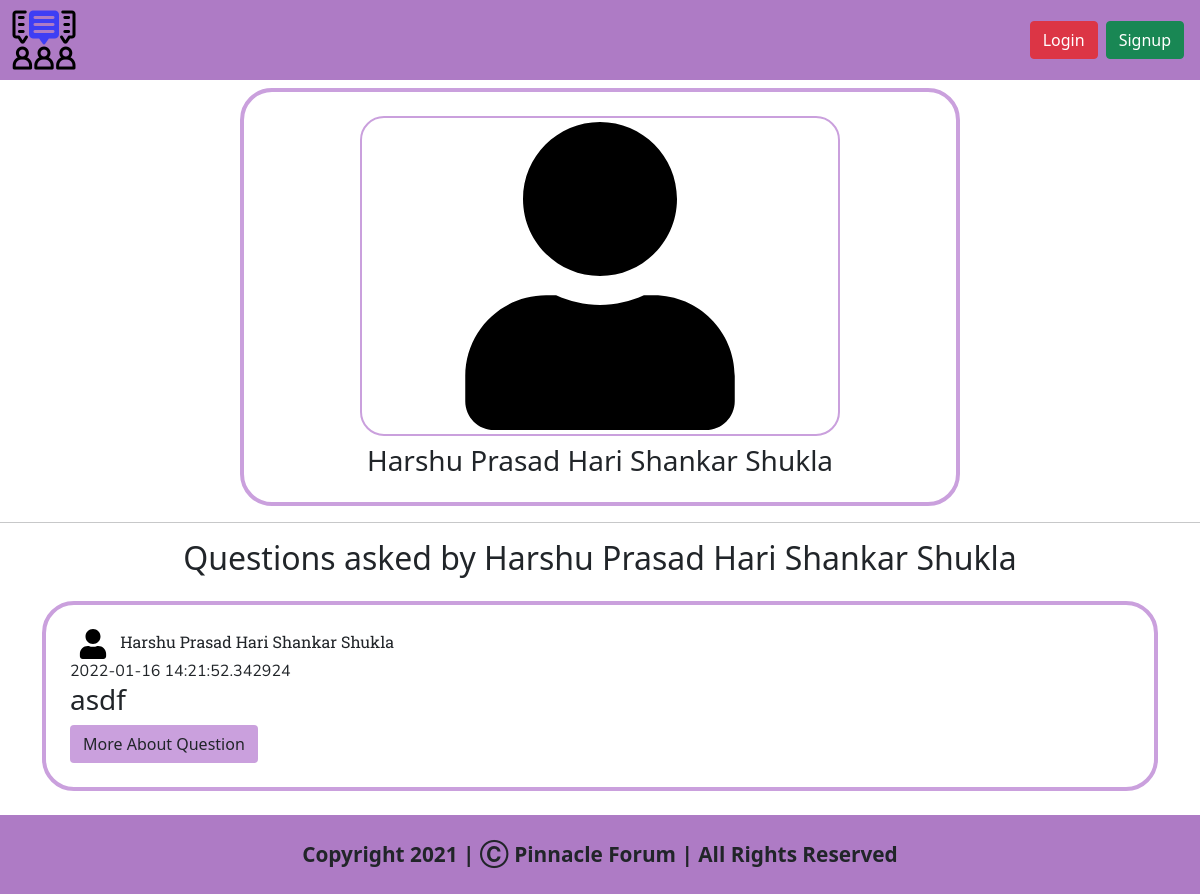
/profile/4be48ece316d4c958a0eef7aac9f994c, run on the app's committed database.
### views/models.py (models this page shows, shortened)
class User(db.Model, UserMixin):
    userName = db.Column(db.String(1000),primary_key=True)
    realNameOfUser = db.Column(db.String(250),nullable=False)
    emailOfUser = db.Column(db.String(250),nullable=False,unique=True) #Adding unique=True to add only unique emails in database
    passwordOfUser = db.Column(db.String(1000),nullable=False)

class Question(db.Model):
    questionId = db.Column(db.String(1000),primary_key=True)
    questionTitle = db.Column(db.String(250),nullable=False)
    questionDescription = db.Column(db.String(250000),nullable=False)
    userNameOfAsker = db.Column(db.String(1000),nullable=False)
    realNameOfAsker = db.Column(db.String(250),nullable=False)
    categoryId = db.Column(db.String(300),nullable=False)
    dateNow = db.Column(db.DateTime,default=datetime.utcnow())

### views/profile.py (the view, shortened to what this page needs)
@profile.route('/<string:profileId>',methods=['GET','POST'])
def profilePageFunction(profileId):
    userObject = User.query.filter_by(userName=profileId).first()
    userQuestions = Question.query.filter_by(userNameOfAsker=profileId).all()
    hasUserAskedQuestions = Question.query.filter_by(userNameOfAsker=profileId).count() # Counting wether the user has asked some questons
    if hasUserAskedQuestions == 0:
        return render_template('profile.html',user=current_user,profileUser=userObject,noQuestions=True,categoryData=Category.query.all()) # Rendering HTML Page
    else:
        return render_template('profile.html',user=current_user,profileUser=userObject,userQuestions=userQuestions,noQuestions=False,categoryData=Category.query.all()) # Rendering HTML Page

### views/templates/profile.html (shortened to what this page needs)
<!doctype html>
<html lang="en">
<head>
  <link href="https://cdn.jsdelivr.net/npm/bootstrap@5.1.3/dist/css/bootstrap.min.css" rel="stylesheet"
>
  <link rel="stylesheet" href="{{ url_for('static',filename='css/profile.css') }}">
  <link rel="stylesheet" href="{{ url_for('static',filename='css/category.css') }}">
</head>
<body>
  <nav class="navbar navbar-expand-lg navbar-light  navigation-bar" style="background-color: rgb(174, 123, 197);">
    <div class="container-fluid">
      <a href="/">
        <img src="../static/img/logo.png" id="companyLogoNavigationBar" src="home.html" style="cursor: pointer;">
      </a>
      <div class="collapse navbar-collapse" id="navbarSupportedContent">
        <form class="d-flex">
          {% if user.is_authenticated %}
          <a class="btn btn-danger mx-1" href="/logout">Logout</a>
          <a href="/profile/{{user.userName}}" class="user-icon-navbar mx-2">
            <img src="../static/img/user-icon.svg" style="height: 30px; width: 30px;">
          </a>
          {% else %}
          <a class="btn btn-danger mx-1" data-bs-toggle="modal" data-bs-target="#loginFormModal">Login</a>
          <a class="btn btn-success mx-1" data-bs-toggle="modal" data-bs-target="#signupFormModal">Signup</a>
          {% endif %}
        </form>
      </div>
    </div>
  </nav>
  {% if user.is_authenticated %}
  {% if user.userName == profileUser.userName %}
  <div class="profile-div my-2 py-3 px-3">
    <img src="../static/img/user-icon.svg" class="user-img-profile py-1 px-1 my-2">
    <h3 class="name">{{profileUser.realNameOfUser}}</h3>
    <button class="btn profile-btn my-1" data-bs-toggle="modal" data-bs-target="#editProfileModal">Edit Profile</button>
  </div>
  <div class="modal fade" id="editProfileModal" tabindex="-1" aria-labelledby="editProfileModal" aria-hidden="true">
    <div class="modal-dialog">
      <div class="modal-content">
        <div class="modal-header">
          <h5 class="modal-title" id="editProfileModalLabel">Edit Profile</h5>
          <button type="button" class="btn-close" data-bs-dismiss="modal" aria-label="Close"></button>
        </div>
        <div class="modal-body">
          <form method="post">
            <div class="mb-3">
              <label for="name" class="form-label">Name</label>
              <input type="text" name="newRealName" value="{{profileUser.realNameOfUser}}" class="form-control" id="name">
            </div>
            <div class="mb-3">
              <label for="password" class="form-label">Password</label>
              <input type="password" name="newPassword" class="form-control" id="password">
            </div>
            <button type="submit" class="btn profile-btn">Save Changes</button>
          </form>
        </div>
        <div class="modal-footer">
          <button type="button" class="btn btn-secondary" data-bs-dismiss="modal">Close</button>
        </div>
      </div>
    </div>
  </div>
  <div class="askQuestionsDiv my-2">
    <button class="btn profile-btn" data-bs-toggle="modal" data-bs-target="#askQuestionModal">Ask Question</button>
  </div>
  <div class="modal fade" id="askQuestionModal" tabindex="-1" aria-labelledby="askQuestionModal" aria-hidden="true">
    <div class="modal-dialog">
      <div class="modal-content">
        <div class="modal-header">
          <h5 class="modal-title" id="askQuestionModalLabel">Ask Question</h5>
          <button type="button" class="btn-close" data-bs-dismiss="modal" aria-label="Close"></button>
        </div>
        <div class="modal-body">
          <form action="/askQuestion/{{profileUser.userName}}" method="post">
            <div class="mb-3">
              <label for="questionTitle" class="form-label">Title of Question</label>
              <input type="text" class="form-control" name="questionTitle" id="questionTitle">
            </div>
            <div class="mb-3">
              <label for="askAQuestionTextArea" class="form-label">Content</label>
              <textarea class="form-control" name="questionDescription" id="askAQuestionTextArea"></textarea>
            </div>
            <div class="input-group mb-3">
              <label class="input-group-text" for="selectCategoryofQuestion">Select Category of Question</label>
              <select class="form-select" name="selectACategory" id="selectCategoryofQuestion">
                {% for category in categoryData %}
                <option value="{{category.categoryId}}">{{category.categoryName}}</option>
                {% endfor %}
              </select>
            </div>
            <button type="submit" id="askQuestionSubmitButton" class="btn profile-btn">Ask a Question</button>
          </form>
        </div>
        <div class="modal-footer">
          <button type="button" class="btn btn-secondary" data-bs-dismiss="modal">Close</button>
        </div>
      </div>
    </div>
  </div>
  {% else %}
  <div class="profile-div my-2 py-3 px-3">
    <img src="../static/img/user-icon.svg" class="user-img-profile py-1 px-1 my-2">
    <h3 class="name">{{profileUser.realNameOfUser}}</h3>
  </div>
  {% endif %}
  {% else %}
  <div class="profile-div my-2 py-3 px-3">
    <img src="../static/img/user-icon.svg" class="user-img-profile py-1 px-1 my-2">
    <h3 class="name">{{profileUser.realNameOfUser}}</h3>
  </div>
  {% endif %}
  <hr>
  {% if noQuestions %}
  <div class="questions-parent-div my-2 container">
    <h2 class="text-center">User has asked no Questions</h2>
  </div>
  {% else %}
  {% if user.is_authenticated %}
  {% if user.userName == profileUser.userName %}
  <div class="questions-parent-div my-2 container">
    <h2 class="text-center">Questions asked by {{profileUser.realNameOfUser}}</h2>
    {% for question in userQuestions %}
    <div class="question-div my-4 px-4 py-4">
      <div class="user-div">
        <a href="/profile/{{profileUser.userName}}"><img src="../static/img/user-icon.svg"
            class="user-icon-question mx-2"></a>
        <span class="userName">{{profileUser.realNameOfUser}}</span>
      </div>
      <div class="dateAddedDivOfQuestion">{{question.dateNow}}</div>
      <div class="question-info">
        <h3 class="question-heading">
          {{question.questionTitle}}
        </h3>
      </div>
      <a href="/question/{{question.questionId}}" class="btn question-btn">More About Question</a>
      <a href="/deleteQuestion/{{question.questionId}}" class="btn btn-danger mx-1">Delete Question</a>
    </div>
    {% endfor %}
  </div>
  {% endif %}
  {% else %}
  <div class="questions-parent-div my-2 container">
    <h2 class="text-center">Questions asked by {{profileUser.realNameOfUser}}</h2>
    {% for question in userQuestions %}
    <div class="question-div my-4 px-4 py-4">
      <div class="user-div">
        <a href="/profile/{{profileUser.userName}}"><img src="../static/img/user-icon.svg"
            class="user-icon-question mx-2"></a>
        <span class="userName">{{profileUser.realNameOfUser}}</span>
      </div>
      <div class="dateAddedDivOfQuestion">{{question.dateNow}}</div>
      <div class="question-info">
        <h3 class="question-heading">
          {{question.questionTitle}}
        </h3>
      </div>
      <a href="/question/{{question.questionId}}" class="btn question-btn">More About Question</a>
    </div>
    {% endfor %}
  </div>
  {% endif %}
  {% endif %}
  <footer class="py-4"
    style="background-color: rgb(174, 123, 197); width: 100%; font-weight: bold; font-size: 1.3rem; text-align: center;">
    Copyright 2021 | Ⓒ Pinnacle Forum | All Rights Reserved
  </footer>
</body>
</html>

### views/static/css/profile.css (style rules this page uses)
* { margin: 0px; padding: 0px; }
.profile-div { display: flex; flex-direction: column; align-items: center; justify-content: center; border: 4px solid rgb(202, 160, 221); border-radius: 32px; width: 60vw; margin-right: auto; margin-left: auto; }
.user-img-profile { height: 40vh; width: 40vw; border-radius: 2vw; border: 2px solid rgb(202, 160, 221); }

### views/static/css/category.css (style rules this page uses)
* { margin: 0px; padding: 0px; }
.question-div { border: 4px solid rgb(202, 160, 221); border-radius: 32px; }
.user-icon-question { height: 30px; width: 30px; }
.question-btn { background-color: rgb(202, 160, 221); }
.userName { font-family: 'Roboto Slab', serif; }
.dateAddedDivOfQuestion { font-family: 'Nunito', sans-serif; }

### data on the page
User: realNameOfUser "Harshu Prasad Hari Shankar Shukla"
Question: dateNow "2022-01-16 14:21:52.342924", questionTitle "asdf"
